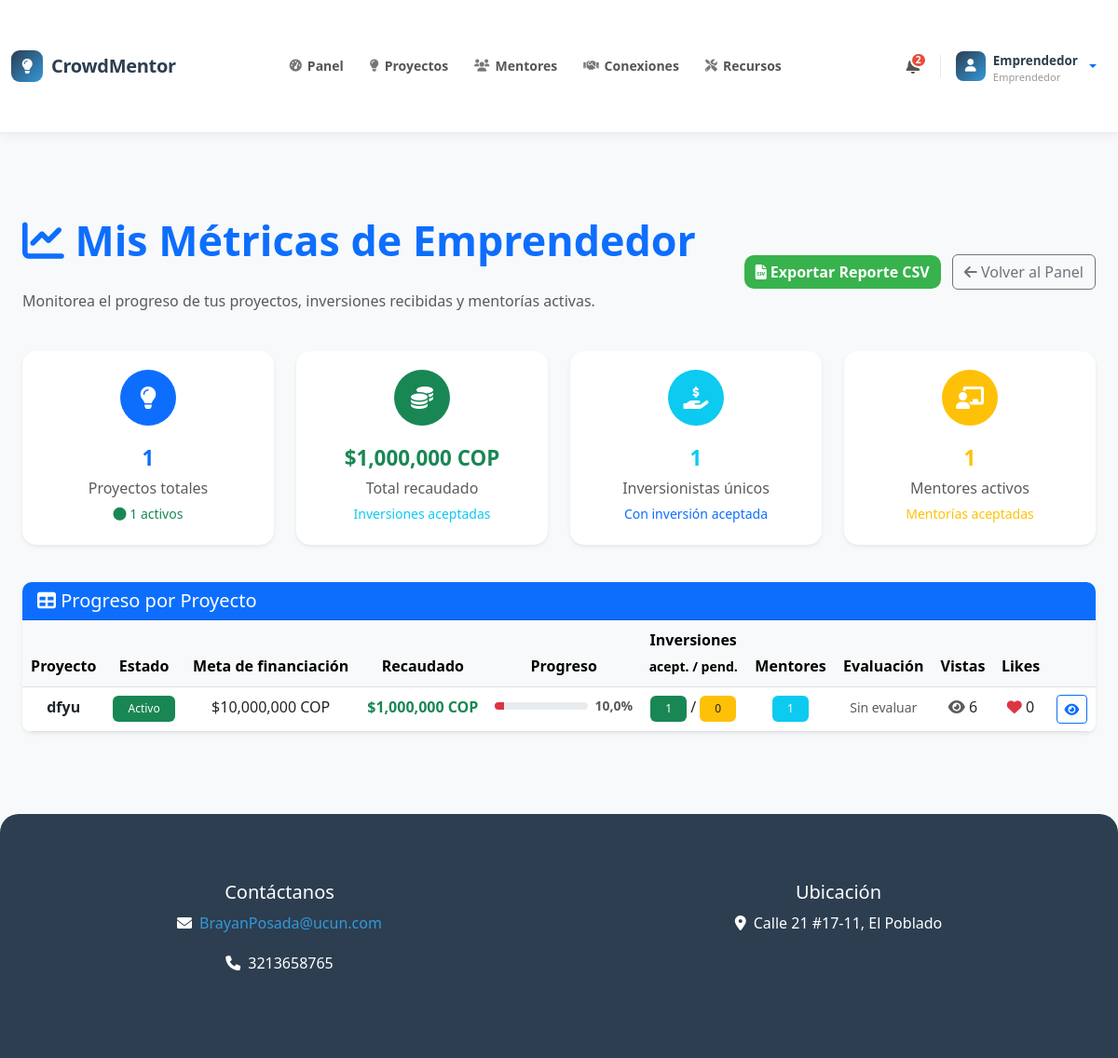
/mis-metricas/emprendedor/ (signed in), run on an earlier commit of the app's database.
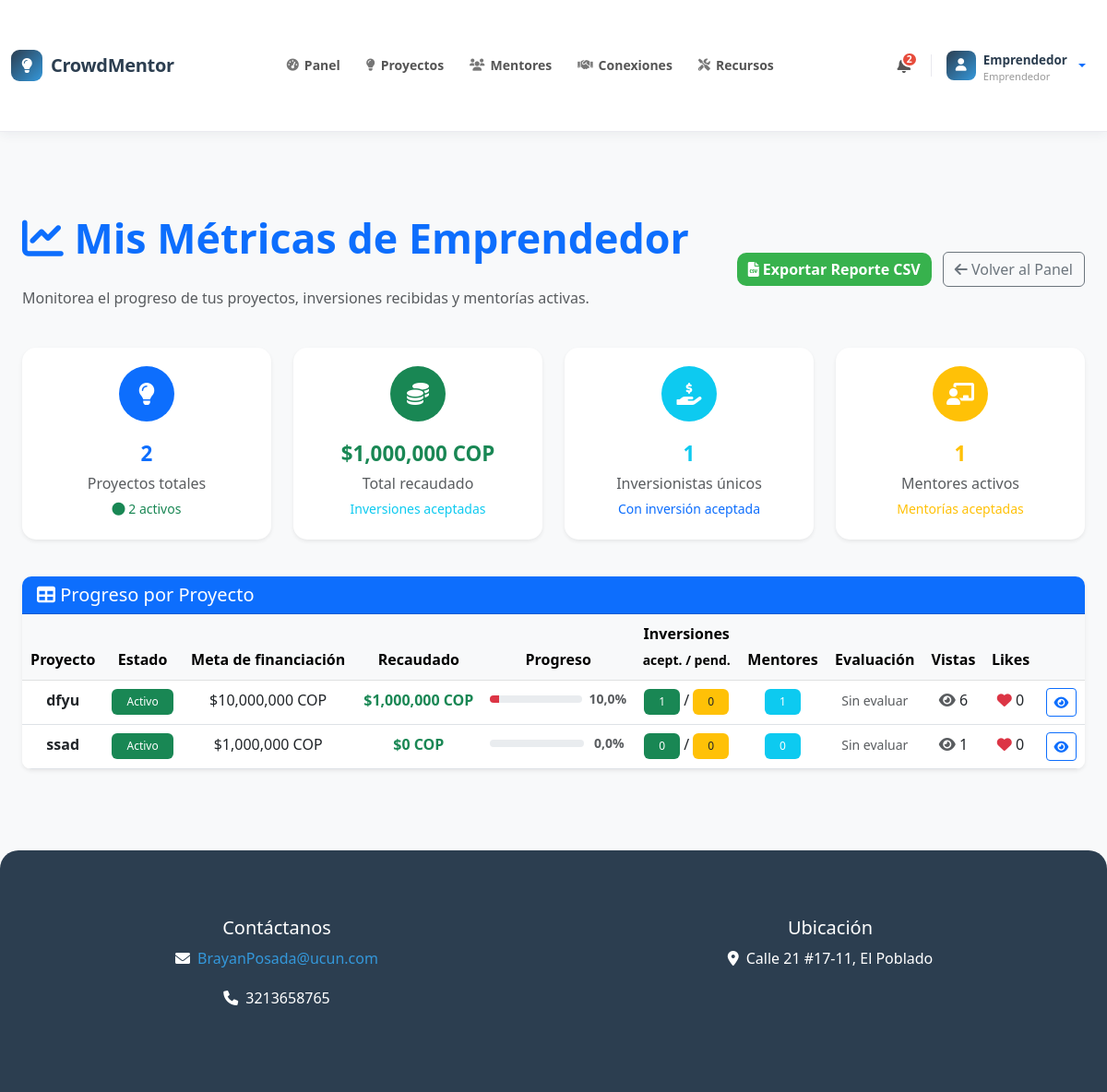
And on a later commit of the database.
### core/models.py (models this page shows, shortened)
class Project(models.Model):
    PROJECT_STATUS = (
        ('draft', 'Borrador'),
        ('active', 'Activo'),
        ('funded', 'Financiado'),
        ('completed', 'Completado'),
        ('cancelled', 'Cancelado'),
    )
    title = models.CharField(max_length=200)
    description = models.TextField()
    owner = models.ForeignKey(User, on_delete=models.CASCADE, related_name='projects')
    category = models.ForeignKey('ProjectCategory', on_delete=models.SET_NULL, null=True, blank=True)
    funding_goal = models.DecimalField(max_digits=20, decimal_places=2)
    amount_raised = models.DecimalField(max_digits=20, decimal_places=2, default=0)
    created_at = models.DateTimeField(default=timezone.now)
    image = models.ImageField(upload_to='projects/', blank=True, null=True)
    is_active = models.BooleanField(default=True)
    status = models.CharField(max_length=20, choices=PROJECT_STATUS, default='active')
    views_count = models.IntegerField(default=0)
    likes_count = models.IntegerField(default=0)
    deadline = models.DateField(blank=True, null=True)
    tags = models.CharField(max_length=500, blank=True, help_text="Separar con comas")
    PROFITABILITY_UNIT_CHOICES = (
        ('meses', 'Meses'),
        ('años', 'Años'),
    )
    profitability_time = models.PositiveSmallIntegerField(
        null=True, blank=True,
        help_text="Tiempo estimado para que el proyecto empiece a generar rentabilidad"
    )
    profitability_unit = models.CharField(
        max_length=10,
        choices=PROFITABILITY_UNIT_CHOICES,
        default='meses',
        blank=True
    )
    def get_funding_percentage(self):
        if self.funding_goal > 0:
            return min((self.amount_raised / self.funding_goal) * 100, 100)
        return 0

### core/views.py (the view)
# urls.py: path('mis-metricas/emprendedor/', views.entrepreneur_metrics, name='entrepreneur_metrics'),
@login_required
def entrepreneur_metrics(request):
    profile = get_object_or_404(Profile, user=request.user)
    if profile.user_type != 'entrepreneur':
        messages.error(request, 'Acceso denegado.')
        return redirect('dashboard')
    projects = Project.objects.filter(owner=request.user)
    projects_data = []
    for p in projects:
        investments_accepted = p.investments.filter(status='accepted')
        investments_pending = p.investments.filter(status='pending')
        total_invested = investments_accepted.aggregate(total=Sum('amount'))['total'] or 0
        investors_count = investments_accepted.count()
        mentors_count = p.mentorships.filter(status='accepted').count()
        avg_score = p.evaluations.aggregate(avg=Avg('overall_score'))['avg']
        projects_data.append({
            'project': p,
            'total_invested': total_invested,
            'investors_count': investors_count,
            'pending_investments': investments_pending.count(),
            'mentors_count': mentors_count,
            'avg_score': round(avg_score, 2) if avg_score else None,
            'funding_pct': p.get_funding_percentage(),
        })
    total_raised = sum(d['total_invested'] for d in projects_data)
    total_investors = Investment.objects.filter(project__owner=request.user, status='accepted').values('investor').distinct().count()
    total_mentors = Mentorship.objects.filter(project__owner=request.user, status='accepted').values('mentor').distinct().count()
    total_projects = projects.count()
    active_projects = projects.filter(is_active=True).count()
    context = {
        'projects_data': projects_data,
        'total_raised': total_raised,
        'total_investors': total_investors,
        'total_mentors': total_mentors,
        'total_projects': total_projects,
        'active_projects': active_projects,
        'profile': profile,
    }
    return render(request, 'entrepreneur_metrics.html', context)

### core/templatetags/custom_filters.py (called while the page is built)
@register.filter
def cop_currency(value):
    try:
        number = float(value)
        formatted = f"${number:,.0f} COP"
        return formatted
    except (ValueError, TypeError):
        return value

@register.filter
def has_profile(user):
    return hasattr(user, 'profile') and user.profile is not None

@register.filter
def get_user_type(user):
    if hasattr(user, 'profile') and user.profile:
        return user.profile.user_type
    return None

### core/templates/entrepreneur_metrics.html (shortened to what the changed rows need)
{% extends 'base.html' %}
{% load static %}
{% load custom_filters %}
{% block extra_css %}
<link rel="stylesheet" href="{% static 'css/analytics_dashboard.css' %}">
{% endblock %}
{% block content %}
<div class="container-fluid py-4">
    <div class="row mb-4 align-items-center">
        <div class="col">
            <h1 class="text-primary">
                <i class="fas fa-chart-line"></i> Mis Métricas de Emprendedor
            </h1>
        </div>
    </div>
    <div class="row mb-4">
        <div class="col-md-3 mb-3">
            <div class="card stat-card h-100 border-0 shadow-sm">
                <div class="card-body text-center">
                    <div class="stat-icon bg-primary mx-auto mb-3">
                        <i class="fas fa-lightbulb"></i>
                    </div>
                    <div class="metric-badge text-primary">{{ total_projects }}</div>
                    <p class="text-muted mb-0">Proyectos totales</p>
                    <small class="text-success"><i class="fas fa-circle"></i> {{ active_projects }} activos</small>
                </div>
            </div>
        </div>
    </div>
    <div class="card shadow-sm border-0">
        <div class="card-body p-0">
            <div class="table-responsive">
                <table class="table table-hover mb-0">
                    <thead class="table-light">
                        <tr>
                            <th>Proyecto</th>
                            <th>Estado</th>
                            <th>Meta de financiación</th>
                            <th>Recaudado</th>
                            <th style="min-width:160px">Progreso</th>
                            <th class="text-center">Inversiones<br><small>acept. / pend.</small></th>
                            <th class="text-center">Mentores</th>
                            <th class="text-center">Evaluación</th>
                            <th class="text-center">Vistas</th>
                            <th class="text-center">Likes</th>
                            <th></th>
                        </tr>
                    </thead>
                    <tbody>
                        {% for d in projects_data %}
                        <tr>
                            <td class="fw-bold">{{ d.project.title|truncatechars:30 }}</td>
                            <td>
                                <span class="badge
                                    {% if d.project.status == 'active' %}bg-success
                                    {% elif d.project.status == 'funded' %}bg-primary
                                    {% elif d.project.status == 'completed' %}bg-info
                                    {% elif d.project.status == 'cancelled' %}bg-danger
                                    {% else %}bg-secondary{% endif %}">
                                    {{ d.project.get_status_display }}
                                </span>
                            </td>
                            <td>{{ d.project.funding_goal|cop_currency }}</td>
                            <td class="text-success fw-bold">{{ d.total_invested|cop_currency }}</td>
                            <td>
                                <div class="d-flex align-items-center gap-2">
                                    <div class="progress flex-grow-1 progress-sm">
                                        <div class="progress-bar
                                            {% if d.funding_pct >= 100 %}bg-success
                                            {% elif d.funding_pct >= 50 %}bg-warning
                                            {% else %}bg-danger{% endif %}"
                                            style="width: {{ d.funding_pct|floatformat:0 }}%">
                                        </div>
                                    </div>
                                    <small class="text-muted fw-bold" style="min-width:38px">{{ d.funding_pct|floatformat:1 }}%</small>
                                </div>
                            </td>
                            <td class="text-center">
                                <span class="badge bg-success">{{ d.investors_count }}</span>
                                /
                                <span class="badge bg-warning text-dark">{{ d.pending_investments }}</span>
                            </td>
                            <td class="text-center">
                                <span class="badge bg-info">{{ d.mentors_count }}</span>
                            </td>
                            <td class="text-center">
                                {% if d.avg_score %}
                                    <span class="badge bg-primary">{{ d.avg_score }} / 10</span>
                                {% else %}
                                    <span class="text-muted small">Sin evaluar</span>
                                {% endif %}
                            </td>
                            <td class="text-center">
                                <i class="fas fa-eye text-muted"></i> {{ d.project.views_count }}
                            </td>
                            <td class="text-center">
                                <i class="fas fa-heart text-danger"></i> {{ d.project.likes_count }}
                            </td>
                            <td>
                                <a href="{% url 'project_detail' d.project.pk %}" class="btn btn-sm btn-outline-primary">
                                    <i class="fas fa-eye"></i>
                                </a>
                            </td>
                        </tr>
                        {% endfor %}
                    </tbody>
                </table>
            </div>
        </div>
    </div>
</div>
{% endblock %}

What changed in the data, as far as the page shows it:
added Project: project "ssad", project.status "Activo", project.funding_goal|cop_currency "$1,000,000 COP", total_invested|cop_currency "$0 COP", funding_pct "0,0", investors_count "0", pending_investments "0", mentors_count "0", project.views_count "1", project.likes_count "0"
Also different on the page:
{{ total_projects }}: "1" → "2"
{{ active_projects }}: "1" → "2"
